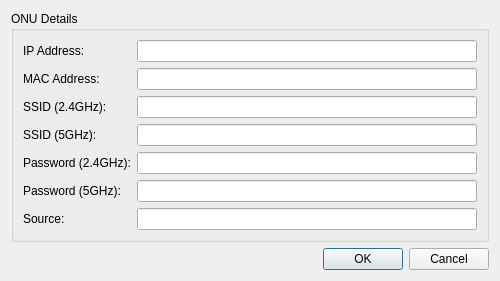
<?xml version="1.0" encoding="UTF-8"?>
<ui version="4.0">
 <class>EditRecordDialog</class>
 <widget class="QDialog" name="EditRecordDialog">
  <property name="geometry">
   <rect>
    <x>0</x>
    <y>0</y>
    <width>500</width>
    <height>268</height>
   </rect>
  </property>
  <property name="windowTitle">
   <string>Edit ONU Record</string>
  </property>
  <layout class="QVBoxLayout" name="verticalLayout">
   <item>
    <widget class="QGroupBox" name="groupBox">
     <property name="title">
      <string>ONU Details</string>
     </property>
     <layout class="QFormLayout" name="formLayout">
      <item row="0" column="0">
       <widget class="QLabel" name="label_ip">
        <property name="text">
         <string>IP Address:</string>
        </property>
       </widget>
      </item>
      <item row="0" column="1">
       <widget class="QLineEdit" name="ipEdit"/>
      </item>
      <item row="1" column="0">
       <widget class="QLabel" name="label_mac">
        <property name="text">
         <string>MAC Address:</string>
        </property>
       </widget>
      </item>
      <item row="1" column="1">
       <widget class="QLineEdit" name="macEdit"/>
      </item>
      <item row="2" column="0">
       <widget class="QLabel" name="label_ssid24">
        <property name="text">
         <string>SSID (2.4GHz):</string>
        </property>
       </widget>
      </item>
      <item row="2" column="1">
       <widget class="QLineEdit" name="ssid24Edit"/>
      </item>
      <item row="3" column="0">
       <widget class="QLabel" name="label_ssid5">
        <property name="text">
         <string>SSID (5GHz):</string>
        </property>
       </widget>
      </item>
      <item row="3" column="1">
       <widget class="QLineEdit" name="ssid5Edit"/>
      </item>
      <item row="4" column="0">
       <widget class="QLabel" name="label_pass24">
        <property name="text">
         <string>Password (2.4GHz):</string>
        </property>
       </widget>
      </item>
      <item row="4" column="1">
       <widget class="QLineEdit" name="pass24Edit">
        <property name="echoMode">
         <enum>QLineEdit::Password</enum>
        </property>
       </widget>
      </item>
      <item row="5" column="0">
       <widget class="QLabel" name="label_pass5">
        <property name="text">
         <string>Password (5GHz):</string>
        </property>
       </widget>
      </item>
      <item row="5" column="1">
       <widget class="QLineEdit" name="pass5Edit">
        <property name="echoMode">
         <enum>QLineEdit::Password</enum>
        </property>
       </widget>
      </item>
      <item row="6" column="0">
       <widget class="QLabel" name="label_source">
        <property name="text">
         <string>Source:</string>
        </property>
       </widget>
      </item>
      <item row="6" column="1">
       <widget class="QLineEdit" name="sourceEdit">
        <property name="readOnly">
         <bool>true</bool>
        </property>
       </widget>
      </item>
     </layout>
    </widget>
   </item>
   <item>
    <widget class="QDialogButtonBox" name="buttonBox">
     <property name="orientation">
      <enum>Qt::Horizontal</enum>
     </property>
     <property name="standardButtons">
      <set>QDialogButtonBox::Cancel|QDialogButtonBox::Ok</set>
     </property>
    </widget>
   </item>
  </layout>
 </widget>
 <resources/>
 <connections>
  <connection>
   <sender>buttonBox</sender>
   <signal>accepted()</signal>
   <receiver>EditRecordDialog</receiver>
   <slot>accept()</slot>
   <hints>
    <hint type="sourcelabel">
     <x>20</x>
     <y>20</y>
    </hint>
    <hint type="destinationlabel">
     <x>20</x>
     <y>20</y>
    </hint>
   </hints>
  </connection>
  <connection>
   <sender>buttonBox</sender>
   <signal>rejected()</signal>
   <receiver>EditRecordDialog</receiver>
   <slot>reject()</slot>
   <hints>
    <hint type="sourcelabel">
     <x>20</x>
     <y>20</y>
    </hint>
    <hint type="destinationlabel">
     <x>20</x>
     <y>20</y>
    </hint>
   </hints>
  </connection>
 </connections>
</ui>
